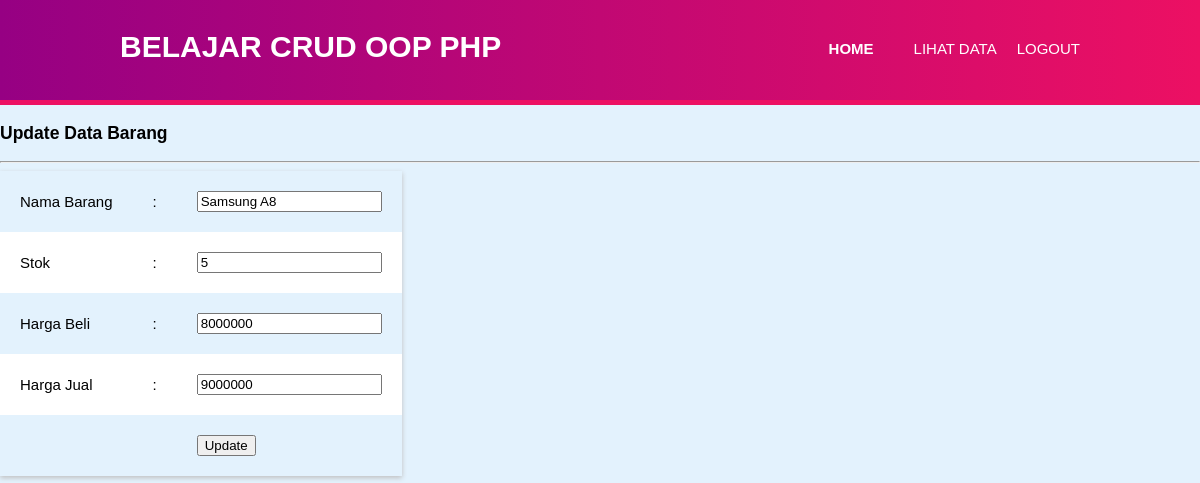
Page /edit.php?id=2 on the earlier database version.
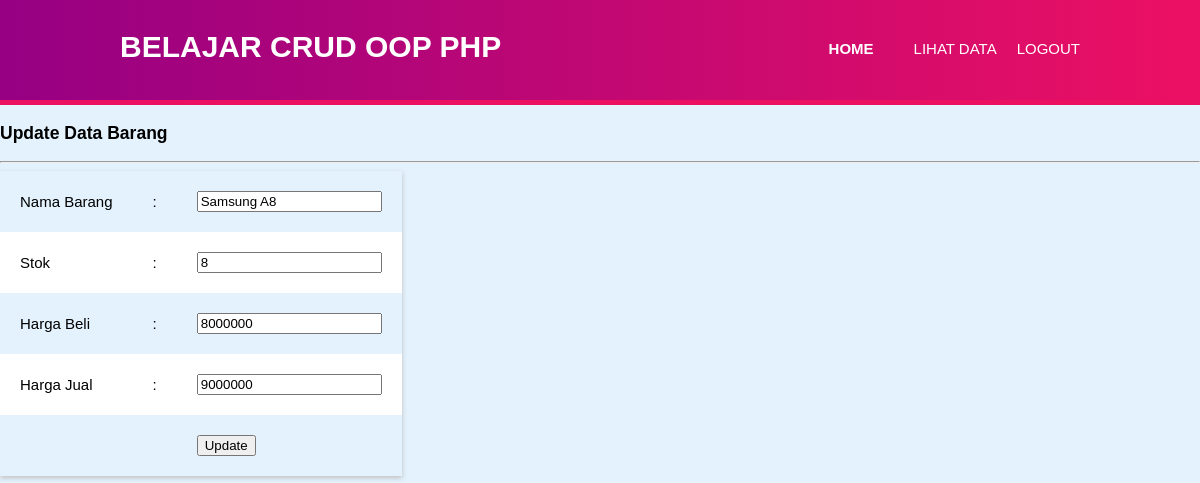
Same page on the later database version.
### tables this page shows
CREATE TABLE `tb_barang` (
  `id_barang` int(15) NOT NULL,
  `nama_barang` varchar(30) NOT NULL,
  `stok` int(30) NOT NULL,
  `harga_beli` int(50) NOT NULL,
  `harga_jual` int(30) NOT NULL
);

### koneksi.php (called while the page is built, shortened)
<?php
class database{
	var $host = "localhost";
	var $username = "root";
	var $password = "";
	var $database = "crud_oop";
	var $koneksi = "";
	function __construct(){
		$this->koneksi = mysqli_connect($this->host, $this->username, $this->password,$this->database);
	}
	function get_by_id($id_barang)
	{
		$query = mysqli_query($this->koneksi,"select * from tb_barang where id_barang='$id_barang'");
		return $query->fetch_array();
	}
}
?>

### edit.php (the view, shortened to what this page needs)
<?php
include('koneksi.php');
$db = new database();
$id_barang = $_GET['id'];
if(! is_null($id_barang))
{
	$data_barang = $db->get_by_id($id_barang);
}
else
{
	header('location:tampil.php');
}
?>
<!DOCTYPE html>
<html>
<head>
	<link rel="stylesheet" type="text/css" href="style.css">
</head>
<body>
<header>
	<div class="container">
	<div id="merk">
		<h1>BELAJAR CRUD OOP PHP</h1>
	</div>
	<nav>
		<ul>
			<li class="active"><a href="index.php">Home</a></li>
			<li><a href="tampil.php">Lihat Data</a></li>
			<span><a href="logout.php">Logout</a></span>
		</ul>
	</nav>
	</div>
</header>
<h3>Update Data Barang</h3>
<hr/>
<form method="post" action="proses_barang.php?action=update">
<table>
	<tr>
		<td>Nama Barang</td>
		<td>:</td>
		<td><input type="text" name="nama_barang" value="<?php echo $data_barang['nama_barang']; ?>"/></td>
	</tr>
	<tr>
		<td>Stok</td>
		<td>:</td>
		<td><input type="text" name="stok" value="<?php echo $data_barang['stok']; ?>"/></td>
	</tr>
	<tr>
		<td>Harga Beli</td>
		<td>:</td>
		<td><input type="text" name="harga_beli" value="<?php echo $data_barang['harga_beli']; ?>"/></td>
	</tr>
	<tr>
		<td>Harga Jual</td>
		<td>:</td>
		<td><input type="text" name="harga_jual" value="<?php echo $data_barang['harga_jual']; ?>"/></td>
	</tr>
	<tr>
		<td></td>
		<td></td>
		<td><input type="submit" name="tombol" value="Update"/></td>
	</tr>
</table>
</form>
</body>
</html>

### style.css (style rules this page uses)
body { margin: 0; padding: 0; font-size: 15px; font-family: sans-serif; background-color: #e3f2fd; }
.container { width: 80%; margin: auto; overflow: hidden; }
header { background: linear-gradient(to right, #960083, #ec1063); color: #fff; padding-top: 30px; min-height: 70px; border-bottom: 5px solid #ec1063; }
header #merk { float: left; }
header #merk h1 { margin: 0; }
header nav { float: right; margin-top: 10px; }
header li { float: left; display: inline; padding: 0 20px 0 20px; }
header a { color: #fff; text-decoration: none; text-transform: uppercase; font-size: 15px; }
ul { margin: 0; padding: 0; }
header #merk, header .active a { color: #fff; font-weight: bold; }
table { border:0px solid #0088FF; border-collapse: collapse; box-shadow: 0px 2px 5px silver; }
table th,td { padding: 20px; }
table tr:nth-child(2n) { background-color: #fff; }

Differences in the rows shown:
changed tb_barang "Samsung A8": stok "5" → "8"
